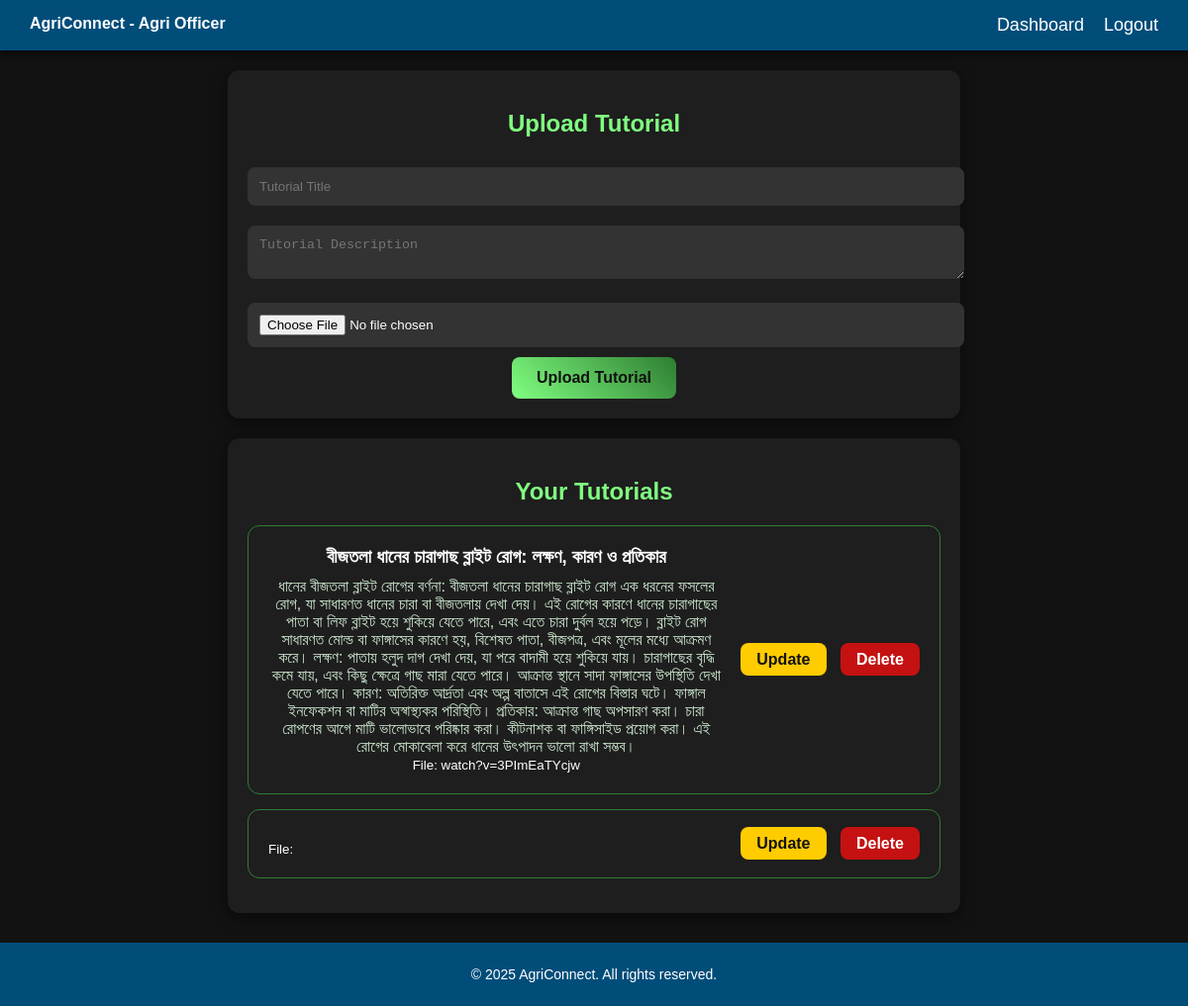
Screenshot of /agriofficer_tutorial_upload.php (signed in) with the database file from the repository.
### tables this page shows
CREATE TABLE `tutorials` (
  `id` int(11) NOT NULL,
  `title` varchar(255) NOT NULL,
  `description` text NOT NULL,
  `media` varchar(255) NOT NULL,
  `agri_officer_id` int(11) NOT NULL,
  `created_at` timestamp NOT NULL DEFAULT current_timestamp()
);

### agriofficer_tutorial_upload.php (the view, shortened to what this page needs)
<?php
include 'db_connection.php';
$agriOfficerId = $_SESSION['agri_officer_id'];
$tutorials = $conn->query("SELECT * FROM tutorials WHERE agri_officer_id = $agriOfficerId ORDER BY id DESC");
?>
<!DOCTYPE html>
<html lang="en">
<head>
</head>
<body>
<nav>
    <div><strong>AgriConnect - Agri Officer</strong></div>
    <div><a href="agri_officer_dashboard.php">Dashboard</a><a href="logout.php">Logout</a></div>
</nav>
<div class="container">
    <h2>Upload Tutorial</h2>
    <form method="POST" enctype="multipart/form-data">
        <input type="text" name="title" placeholder="Tutorial Title" required>
        <textarea name="description" placeholder="Tutorial Description" required></textarea>
        <input type="file" name="media" accept="video/*,image/*" required>
        <input type="submit" value="Upload Tutorial">
    </form>
</div>
<div class="container">
    <h2>Your Tutorials</h2>
    <?php if($tutorials->num_rows > 0): ?>
        <?php while($row = $tutorials->fetch_assoc()): ?>
            <div class="tutorial-card">
                <div class="tutorial-info">
                    <h3><?php echo htmlspecialchars($row['title']); ?></h3>
                    <p><?php echo htmlspecialchars($row['description']); ?></p>
                    <small>File: <?php echo htmlspecialchars(basename($row['media'])); ?></small>
                </div>
                <div class="tutorial-actions">
                    <a href="update_tutorial.php?id=<?php echo $row['id']; ?>" class="update-btn">Update</a>
                    <a href="delete_tutorial.php?id=<?php echo $row['id']; ?>" class="delete-btn" onclick="return confirm('Are you sure?');">Delete</a>
                </div>
            </div>
        <?php endwhile; ?>
    <?php else: ?>
        <p>No tutorials uploaded yet.</p>
    <?php endif; ?>
</div>
<footer>
    <p>&copy; 2025 AgriConnect. All rights reserved.</p>
</footer>
</body>
</html>

### agriofficer_tutorial_upload.php (style rules this page uses)
body { margin: 0; padding: 0; font-family: 'Poppins', sans-serif; background: #121212; color: #fff; }
nav { background: #004d7a; padding: 15px 30px; display: flex; justify-content: space-between; box-shadow: 0 4px 8px rgba(0,0,0,0.5); }
nav a { color: #fff; margin-left: 20px; text-decoration: none; font-size: 18px; transition: color 0.3s ease, transform 0.3s ease; }
.container { max-width: 700px; margin: 20px auto; padding: 20px; background: #1e1e1e; border-radius: 12px; box-shadow: 0 4px 15px rgba(0,0,0,0.5); text-align: center; }
.container h2 { margin-bottom: 20px; color: #80ff80; }
input[type="text"], textarea, input[type="file"] { width: 100%; padding: 12px; margin: 10px 0; border-radius: 8px; background: #333; color: #fff; border: none; transition: 0.3s; }
input[type="submit"] { background: linear-gradient(45deg,#80ff80,#2e7d32); color: #121212; border: none; padding: 12px 25px; font-size: 16px; border-radius: 8px; cursor: pointer; font-weight: bold; transition: transform 0.3s, box-shadow 0.3s; }
.tutorial-card { background: #1e1e1e; border: 1px solid #2e7d32; border-radius: 12px; padding: 20px; margin: 15px 0; display: flex; justify-content: space-between; align-items: center; flex-wrap: wrap; transition: 0.3s; }
.tutorial-info { max-width: 70%; }
.tutorial-info h3 { margin: 0 0 10px 0; }
.tutorial-info p { margin: 0; color: #cfead1; }
.tutorial-actions a { text-decoration: none; margin-left: 10px; padding: 8px 16px; border-radius: 8px; font-weight: bold; transition: 0.3s; }
.update-btn { background: #ffcc00; color: #121212; }
.delete-btn { background: #c51111ff; color: #fff; }
footer { background: #004d7a; padding: 10px; text-align: center; color: #fff; margin-top: 30px; font-size: 14px; }

### rows the page displays
tutorials: title "বীজতলা ধানের চারাগাছ ব্লাইট রোগ: লক্ষণ, কারণ ও প্রতিকার", description "ধানের বীজতলা ব্লাইট রোগের বর্ণনা: বীজতলা ধানের চারাগাছ ব্লাইট রোগ এক ধরনের ফসলের রোগ, যা সাধারণত ধানের চারা বা বীজতলায় দেখা দেয়। এই রোগের কারণে ধানের চারাগাছের পাতা বা লিফ ব্লাইট হয়ে শুকিয়ে যেতে পারে, এবং এতে চারা দুর্বল হয়ে পড়ে। ব্লাইট রোগ সাধারণত মোল্ড বা ফাঙ্গাসের কারণে হয়, বিশেষত পাতা, বীজপত্র, এবং মূলের মধ্যে আক্রমণ করে। লক্ষণ: পাতায় হলুদ দাগ দেখা দেয়, যা পরে বাদামী হয়ে শুকিয়ে যায়। চারাগাছের বৃদ্ধি কমে যায়, এবং কিছু ক্ষেত্রে গাছ মারা যেতে পারে। আক্রান্ত স্থানে সাদা ফাঙ্গাসের উপস্থিতি দেখা যেতে পারে। কারণ: অতিরিক্ত আর্দ্রতা এবং অল্প বাতাসে এই রোগের বিস্তার ঘটে। ফাঙ্গাল ইনফেকশন বা মাটির অস্বাস্থ্যকর পরিস্থিতি। প্রতিকার: আক্রান্ত গাছ অপসারণ করা। চারা রোপণের আগে মাটি ভালোভাবে পরিষ্কার করা।…", media "watch?v=3PImEaTYcjw"
